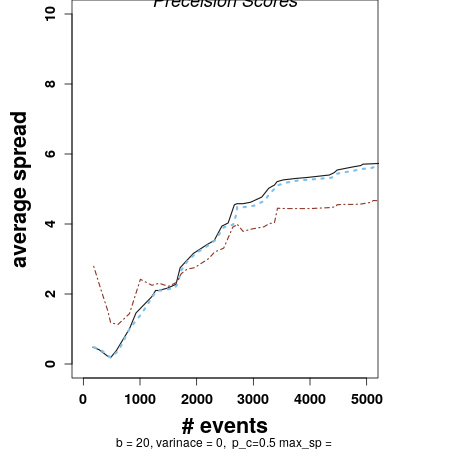

Write the R code that produced this figure.

# Load the data 

resultsDir <- "/opt/datAcron/ref_experiments/msi_new_exps/adc/summary/SyntheticEvents/20_1.0E-4_0.5_10/"

isolated <- read.csv(paste0(resultsDir,"isolated.csv"), header = TRUE, sep = ",")
static <- read.csv(paste0(resultsDir,"distributedStatic.csv"), header = TRUE, sep = ",")
#full_sync <- read.csv(paste0(fullSyncDir,"distributedStatic.csv"), header = TRUE, sep = ",")
dynamic <- read.csv(paste0(resultsDir,"distributedDynamic.csv"), header = TRUE, sep = ",")

models<-list(static,dynamic,isolated)

modelNames<-c("static","dynamic","isolated")
numberOfModels<-length(models)
colors <-c("gray10","skyblue2","tomato4","tan3")
lineTypes <- c(1,3,4,6)
lineWidths<- c(1.5,2.9,1.5,1.5)
plotChars <- c(3,1,8,17)

png(file="spread_synthetic.png",width=450,height=450,pointsize = 12)
par()              # view current settings
opar <- par()      # make a copy of current settings
par(mar=c(5,5,0,5))
getOption("scipen")
opt <- options("scipen" = 20)
getOption("scipen")




xrange<-range(c(0, 5000))#max(static$numberOfInputEvents)))

yrange<-range(c(0,10))

# Define the layout 
plot(xrange,yrange,type="n",xlab = list("# events",font=2,cex=1.8),ylab = list("average spread",font=2,cex=1.8),font.axis=2,font=2,cex.axis=1.2)


for (i in 1:numberOfModels) {
  
  lines(models[[i]]$numberOfInputEvents, models[[i]]$averageSpread, type="l", lwd=lineWidths[i],
        lty=lineTypes[i], col=colors[i], pch=plotChars[i])
}

# Add the legend for the plot 
batchS<- models[[1]]$batchSize[[1]]
varinaceThreshold<- models[[1]]$varianceThreshold[[1]]
predictionThreshold<- models[[1]]$predictionThreshold[[1]]
settings<- paste0("b = ",batchS,", varinace = ",varinaceThreshold, ",  p_c=",predictionThreshold, " max_sp = ")
title(main=list("Preceision Scores",font=3,cex=1.5),sub= settings )
legend(20000, yrange[2] -60, modelNames,text.font=2, cex=1.2, col=colors, lty=lineTypes,lwd=2.5,pch=plotChars)

options(opt)
par(opar)          # restore original settings
dev.off()

